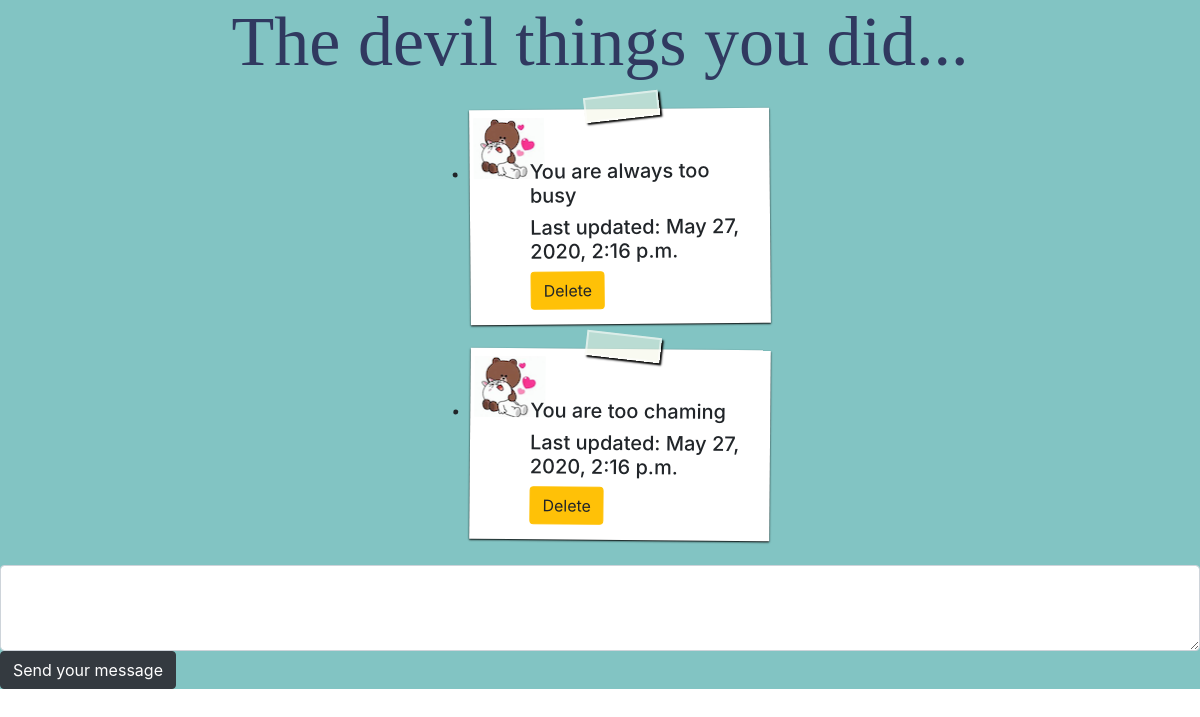
The app's page /sad/ with its own data.
### fullhouseapi/models.py (models this page shows)
class SadPage(models.Model):
    name = models.CharField(max_length=30)
    content = models.TextField()
    last_update = models.DateTimeField(default=datetime.now())

### fullhouseapi/views.py (the view)
# urls.py: path('sad/', sad_view),
def sad_view(request):
    allSadThings = SadPage.objects.all()
    return render(request,'sad.html',{'all_sad_Things':allSadThings})

### templates/sad.html (shortened to what this page needs)
{% load static %}
<!DOCTYPE html>
<html lang="en">
<head>
    <link rel="stylesheet" href="https://stackpath.bootstrapcdn.com/bootstrap/4.1.3/css/bootstrap.min.css">
    <link rel="stylesheet" href="{% static 'css/style.css' %}">
</head>
<body>
    <div class ='sad_bg'>
<h1 class = "happyh1">The devil things you did...</h1>
<ul id = 'notes'>
    {% for sadThing in all_sad_Things %}
    <li>
        <h5>{{sadThing.content}} </h5>
        <h5>Last updated: {{sadThing.last_update}}</h5>
        <form action = "deleteSadThings/{{sadThing.id}}/" method = "post">{% csrf_token %}
            <button class="btn btn-warning btn-rounded z-depth-1" type = 'submit'>Delete</button>
        </form>
    </li>
    {% endfor %}
</ul>
<form action = "addSadThings/" method = "post">{% csrf_token %}
    <textarea class="form-control z-depth-1" id="exampleFormControlTextarea6" rows="3" type = 'text' name = 'content'></textarea>
    <Button type = 'submit' value= 'Send' class="btn btn-dark" >Send your message</Button>
</form>

### fullhouseapi/static/css/style.css (style rules this page uses)
body, html { height: 100%; }
.happyh1 { text-align: center; font-size: 70px; font-family: 'Chalkduster'; color: #303960 }
.sad_bg { background-color: #82c4c3; background-position: center; background-repeat:repeat-y; background-size: cover; }
#notes li { position: relative; width: 300px; min-height: 100px; margin: 25px auto; padding: 50px 20px 15px 60px; background: #fff url('../img/happy_notes.png') no-repeat 4px 8px; -webkit-box-shadow: 0 2px 12px rgba(0,0,0,.5); -moz-box-shadow: 0 2px 12px rgba(0,0,0,.5); box-shadow: 0 1px 2px #000; -webkit-transform: rotate(-.5deg); -moz-transform: rotate(-.5deg); -o-transform: rotate(-.5deg); }
#notes li:nth-child(even) { -webkit-transform: rotate(.5deg); -moz-transform: rotate(.5deg); -o-transform: rotate(.5deg); }
#notes li::before { content: ' '; display: block; position: absolute; left: 115px; top: -15px; width: 75px; height: 25px; z-index: 2; background-color: rgba(243,245,228,0.5); border: 2px solid rgba(255,255,255,0.5); -webkit-box-shadow: 0 0 5px #888; -moz-box-shadow: 0 0 5px #888; box-shadow: 2px 2px 2px #000; -webkit-transform: rotate(-6deg); -moz-transform: rotate(-6deg); -o-transform: rotate(-6deg); }
#notes li:nth-child(even)::before { -webkit-transform: rotate(6deg); -moz-transform: rotate(6deg); -o-transform: rotate(6deg); }

### records on screen
SadPage: content "You are always too busy", last_update "May 27, 2020, 2:16 p.m."
SadPage: content "You are too chaming", last_update "May 27, 2020, 2:16 p.m."
